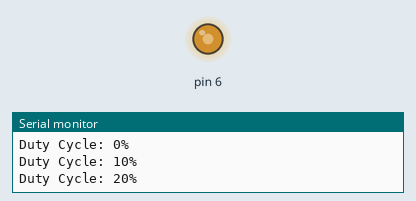
This sketch was run on a simulated Arduino Uno, built with avr-gcc and run on an emulated ATmega328P. Parts: output pins drawn as LEDs (lit = HIGH), the last lines printed to the serial monitor.

Above: at 0.05 s.
At 0.15 s:
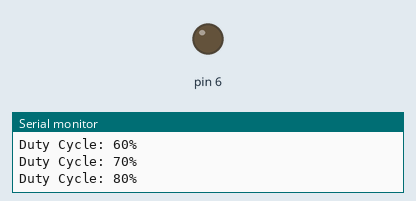
Timing chart, 0 to 3.0 s (numbered marks = the images above):
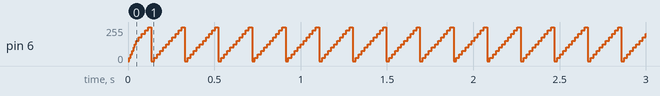

Measured:
- by itself, pin 6: repeats every 0.15 s: 51/255 0.01 s, 76/255 0.01 s, 102/255 0.01 s, 127/255 0.01 s, 153/255 0.01 s, 178/255 0.02 s, 204/255 0.02 s, 229/255 0.02 s, 255/255 0.02 s, 0/255 0.02 s, 25/255 0.02 s

The sketch:

Timer_fast_mode.ino
```cpp
void setup() {
  // Initialize Serial Communication at 9600 baud
  Serial.begin(9600);

  // Set pin 6 (OC0A) as output for PWM
  pinMode(6, OUTPUT);

  // Configure Timer0 for Fast PWM
  // Fast PWM Mode: WGM00 = 1, WGM01 = 1, COM0A1 = 1, COM0A0 = 0 (Non-inverting mode)
  TCCR0A = (1 << WGM00) | (1 << WGM01) | (1 << COM0A1);   // Fast PWM, non-inverting mode
  TCCR0B = (1 << CS00);  // No prescaler, clock is directly from system clock

  // Start with 50% duty cycle
  OCR0A = 127;  // (255 / 2) for 50% duty cycle (since Timer0 is 8-bit)
}

void loop() {
  // Sweep duty cycle from 0 to 100%
  for (int duty = 0; duty <= 100; duty += 10) {
    // Set duty cycle (0-255 range for Timer0)
    OCR0A = (255 * duty) / 100;

    // Print the duty cycle to Serial Monitor
    Serial.print("Duty Cycle: ");
    Serial.print(duty);
    Serial.println("%");

    delay(500); // Wait for 500 ms
  }
}
```
